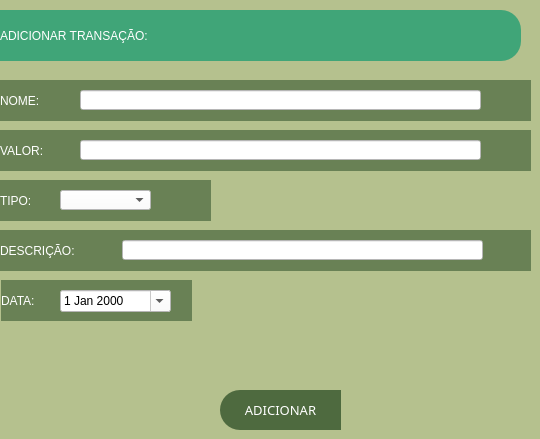
             <widget class="QWidget" name="page_add">
              <property name="styleSheet">
               <string notr="true">background-color: rgb(181, 193, 142);</string>
              </property>
              <widget class="QLabel" name="label_9">
               <property name="geometry">
                <rect>
                 <x>0</x>
                 <y>180</y>
                 <width>211</width>
                 <height>41</height>
                </rect>
               </property>
               <property name="styleSheet">
                <string notr="true">background-color: rgb(138, 80, 255);
color: rgb(255, 255, 255);
background-color: rgb(105, 129, 85);

font: 87 11pt &quot;Arial Black&quot;;</string>
               </property>
               <property name="text">
                <string>TIPO:</string>
               </property>
              </widget>
              <widget class="QLabel" name="label_10">
               <property name="geometry">
                <rect>
                 <x>0</x>
                 <y>130</y>
                 <width>531</width>
                 <height>41</height>
                </rect>
               </property>
               <property name="styleSheet">
                <string notr="true">background-color: rgb(138, 80, 255);
color: rgb(255, 255, 255);
background-color: rgb(105, 129, 85);

font: 87 11pt &quot;Arial Black&quot;;</string>
               </property>
               <property name="text">
                <string>VALOR:</string>
               </property>
              </widget>
              <widget class="QLabel" name="label_11">
               <property name="geometry">
                <rect>
                 <x>0</x>
                 <y>80</y>
                 <width>531</width>
                 <height>41</height>
                </rect>
               </property>
               <property name="styleSheet">
                <string notr="true">background-color: rgb(138, 80, 255);
color: rgb(255, 255, 255);
background-color: rgb(105, 129, 85);

font: 87 11pt &quot;Arial Black&quot;;</string>
               </property>
               <property name="text">
                <string>NOME:</string>
               </property>
              </widget>
              <widget class="QLabel" name="label_12">
               <property name="geometry">
                <rect>
                 <x>0</x>
                 <y>230</y>
                 <width>531</width>
                 <height>41</height>
                </rect>
               </property>
               <property name="styleSheet">
                <string notr="true">background-color: rgb(138, 80, 255);
color: rgb(255, 255, 255);
background-color: rgb(105, 129, 85);

font: 87 11pt &quot;Arial Black&quot;;</string>
               </property>
               <property name="text">
                <string>DESCRIÇÃO:</string>
               </property>
              </widget>
              <widget class="QLabel" name="label_13">
               <property name="geometry">
                <rect>
                 <x>1</x>
                 <y>280</y>
                 <width>191</width>
                 <height>41</height>
                </rect>
               </property>
               <property name="styleSheet">
                <string notr="true">background-color: rgb(138, 80, 255);
color: rgb(255, 255, 255);
background-color: rgb(105, 129, 85);

font: 87 11pt &quot;Arial Black&quot;;</string>
               </property>
               <property name="text">
                <string>DATA:</string>
               </property>
              </widget>
              <widget class="QLabel" name="label_14">
               <property name="geometry">
                <rect>
                 <x>0</x>
                 <y>10</y>
                 <width>521</width>
                 <height>51</height>
                </rect>
               </property>
               <property name="styleSheet">
                <string notr="true">background-color: rgb(64, 165, 120);

color: rgb(255, 255, 255);

;border-top-right-radius: 20px;
border-bottom-right-radius: 20px;
</string>
               </property>
               <property name="text">
                <string>ADICIONAR TRANSAÇÃO:</string>
               </property>
               <property name="alignment">
                <set>Qt::AlignLeading|Qt::AlignLeft|Qt::AlignVCenter</set>
               </property>
              </widget>
              <widget class="QComboBox" name="combobox_tipoadd">
               <property name="geometry">
                <rect>
                 <x>60</x>
                 <y>190</y>
                 <width>91</width>
                 <height>20</height>
                </rect>
               </property>
               <property name="styleSheet">
                <string notr="true">color: rgb(0, 0, 0);
background-color: rgb(255, 255, 255);</string>
               </property>
              </widget>
              <widget class="QLineEdit" name="insert_nomeadd">
               <property name="geometry">
                <rect>
                 <x>80</x>
                 <y>90</y>
                 <width>401</width>
                 <height>20</height>
                </rect>
               </property>
               <property name="styleSheet">
                <string notr="true">color: rgb(0, 0, 0);
background-color: rgb(255, 255, 255);</string>
               </property>
              </widget>
              <widget class="QLineEdit" name="insert_valoradd">
               <property name="geometry">
                <rect>
                 <x>80</x>
                 <y>140</y>
                 <width>401</width>
                 <height>20</height>
                </rect>
               </property>
               <property name="styleSheet">
                <string notr="true">color: rgb(0, 0, 0);
background-color: rgb(255, 255, 255);</string>
               </property>
              </widget>
              <widget class="QLineEdit" name="insert_descricaoadd">
               <property name="geometry">
                <rect>
                 <x>122</x>
                 <y>240</y>
                 <width>361</width>
                 <height>20</height>
                </rect>
               </property>
               <property name="styleSheet">
                <string notr="true">color: rgb(0, 0, 0);
background-color: rgb(255, 255, 255);</string>
               </property>
              </widget>
              <widget class="QDateEdit" name="data_add">
               <property name="geometry">
                <rect>
                 <x>60</x>
                 <y>290</y>
                 <width>111</width>
                 <height>22</height>
                </rect>
               </property>
               <property name="styleSheet">
                <string notr="true">color: rgb(0, 0, 0);
background-color: rgb(255, 255, 255);</string>
               </property>
               <property name="calendarPopup">
                <bool>true</bool>
               </property>
              </widget>
              <widget class="QPushButton" name="bt_adicionaradd">
               <property name="geometry">
                <rect>
                 <x>220</x>
                 <y>390</y>
                 <width>121</width>
                 <height>40</height>
                </rect>
               </property>
               <property name="minimumSize">
                <size>
                 <width>40</width>
                 <height>40</height>
                </size>
               </property>
               <property name="font">
                <font>
                 <family>Arial Black</family>
                 <pointsize>10</pointsize>
                 <weight>9</weight>
                 <italic>false</italic>
                 <bold>false</bold>
                </font>
               </property>
               <property name="styleSheet">
                <string notr="true">QPushButton{

	background-color: rgb(136, 153, 128);
	background-color: rgb(123, 159, 110);
	background-color: rgb(78, 106, 63);
border-top-left-radius: 20px;
border-bottom-left-radius: 20px;
color: rgb(255, 255, 255);
font: 77 10pt &quot;Arial Black&quot;;
}


QPushButton::hover{
	background-color: rgb(212, 231, 197);
background-color: white;
border-top-left-radius: 20px;
border-bottom-left-radius: 20px;
color: rgb(0, 0, 0);
font: 77 10pt &quot;Arial Black&quot;;
}</string>
               </property>
               <property name="text">
                <string>ADICIONAR</string>
               </property>
               <property name="icon">
                <iconset>
                 <normaloff>../../../Downloads/icons8-soma-50.png</normaloff>../../../Downloads/icons8-soma-50.png</iconset>
               </property>
               <property name="iconSize">
                <size>
                 <width>28</width>
                 <height>28</height>
                </size>
               </property>
              </widget>
             </widget>
